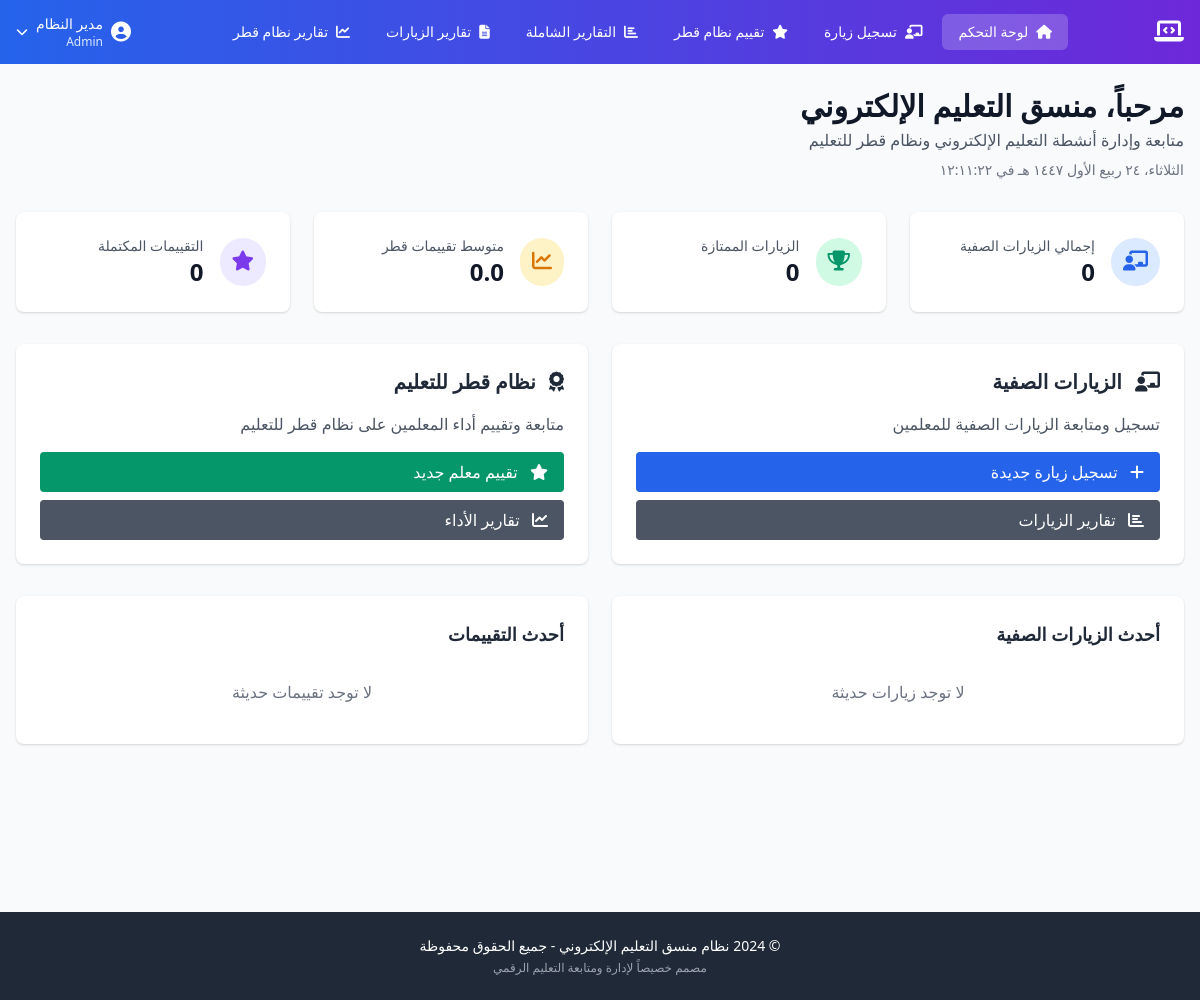
Page /elearning_coordinator_dashboard.php (signed in) on the earlier database version.
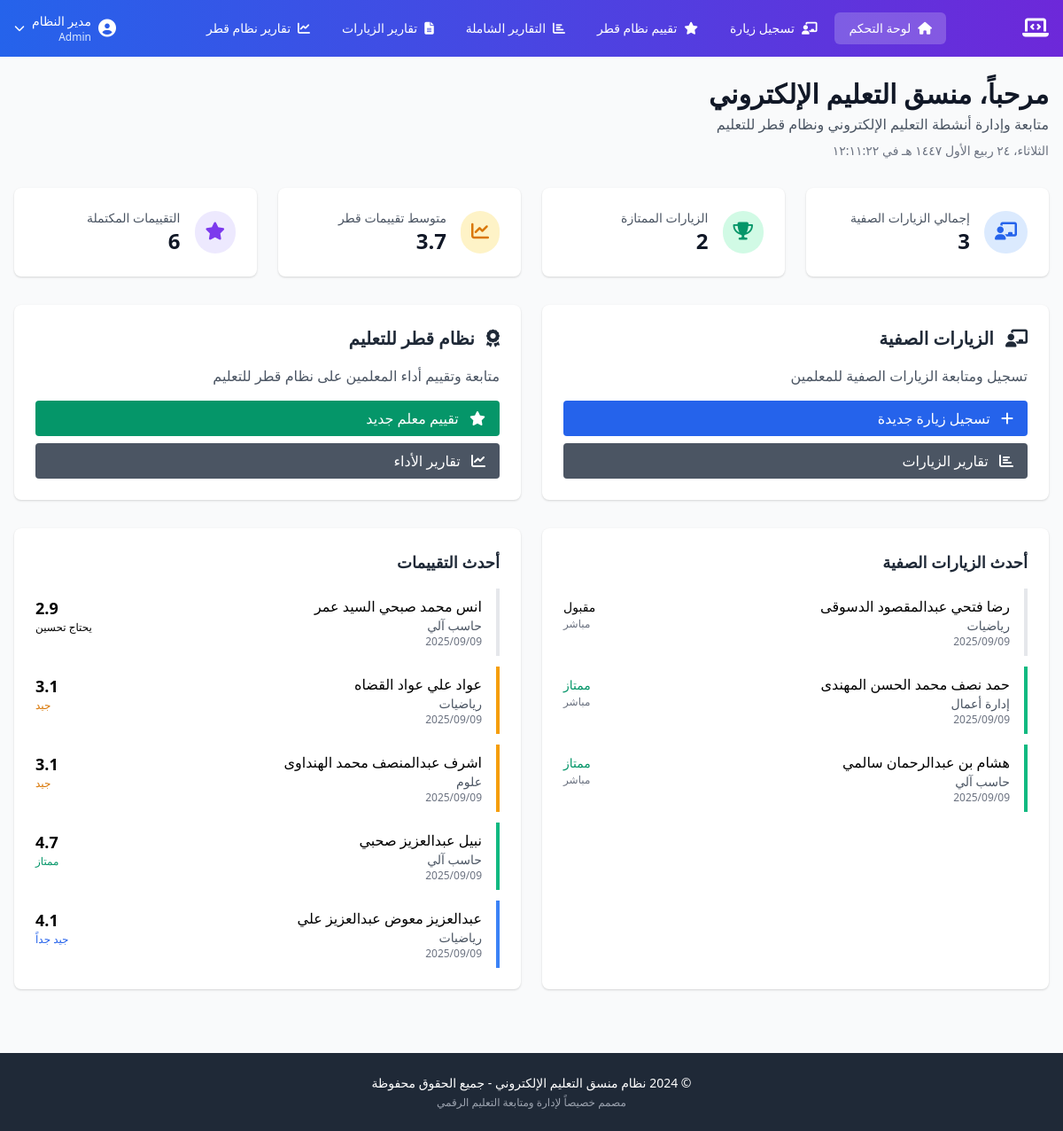
Same page on the later database version.
### tables this page shows
CREATE TABLE `elearning_attendance` (
  `id` int NOT NULL,
  `academic_year_id` int NOT NULL,
  `school_id` int NOT NULL,
  `subject_id` int NOT NULL,
  `teacher_id` int NOT NULL,
  `grade_id` int NOT NULL,
  `section_id` int NOT NULL,
  `lesson_date` date NOT NULL,
  `lesson_number` int NOT NULL,
  `num_students` int NOT NULL DEFAULT '0',
  `attendance_students` int NOT NULL DEFAULT '0',
  `attendance_type` enum('direct','remote') DEFAULT 'direct',
  `elearning_tools` json DEFAULT NULL,
  `lesson_topic` varchar(255) NOT NULL,
  `attendance_rating` enum('excellent','very_good','good','acceptable','poor') DEFAULT 'poor',
  `coordinator_id` int NOT NULL,
  `notes` text,
  `created_at` timestamp NULL DEFAULT CURRENT_TIMESTAMP,
  `updated_at` timestamp NULL DEFAULT CURRENT_TIMESTAMP ON UPDATE CURRENT_TIMESTAMP
);

CREATE TABLE `teachers` (
  `id` int NOT NULL,
  `name` varchar(255) NOT NULL,
  `personal_id` varchar(20) NOT NULL,
  `email` varchar(255) DEFAULT NULL,
  `job_title` varchar(50) NOT NULL DEFAULT '????????',
  `phone` varchar(20) DEFAULT NULL,
  `school_id` int NOT NULL,
  `created_at` timestamp NULL DEFAULT CURRENT_TIMESTAMP,
  `updated_at` timestamp NULL DEFAULT CURRENT_TIMESTAMP ON UPDATE CURRENT_TIMESTAMP,
  `user_id` int DEFAULT NULL
);

CREATE TABLE `subjects` (
  `id` int NOT NULL,
  `name` varchar(255) NOT NULL,
  `school_id` int DEFAULT NULL,
  `is_school_specific` tinyint(1) NOT NULL DEFAULT '0',
  `is_active` tinyint(1) NOT NULL DEFAULT '1',
  `created_by` int DEFAULT NULL,
  `updated_by` int DEFAULT NULL,
  `created_at` timestamp NULL DEFAULT CURRENT_TIMESTAMP,
  `updated_at` timestamp NULL DEFAULT CURRENT_TIMESTAMP ON UPDATE CURRENT_TIMESTAMP
);

CREATE TABLE `qatar_system_performance` (
  `id` int NOT NULL,
  `academic_year_id` int NOT NULL,
  `term` enum('first','second') NOT NULL,
  `teacher_id` int NOT NULL,
  `subject_id` int NOT NULL,
  `evaluation_date` date NOT NULL,
  `evaluator_id` int NOT NULL COMMENT 'منسق التعليم الإلكتروني',
  `criteria_scores` json NOT NULL COMMENT 'درجات المعايير - مصفوفة {criterion_id: score}',
  `total_score` decimal(5,2) NOT NULL,
  `performance_level` enum('excellent','very_good','good','needs_improvement','poor') NOT NULL,
  `strengths` text,
  `improvement_areas` text,
  `recommendations` text,
  `follow_up_date` date DEFAULT NULL,
  `notes` text,
  `created_at` timestamp NULL DEFAULT CURRENT_TIMESTAMP,
  `updated_at` timestamp NULL DEFAULT CURRENT_TIMESTAMP ON UPDATE CURRENT_TIMESTAMP
);

### includes/db_connection.php (called while the page is built, shortened)
<?php
$dsn = "mysql:host=" . DB_HOST . ";dbname=" . DB_NAME . ";charset=" . DB_CHARSET;
$options = [
    PDO::ATTR_ERRMODE            => PDO::ERRMODE_EXCEPTION,
    PDO::ATTR_DEFAULT_FETCH_MODE => PDO::FETCH_ASSOC,
    PDO::ATTR_EMULATE_PREPARES   => false,
];
try {
    $pdo = new PDO($dsn, DB_USER, DB_PASS, $options);
    $pdo->exec("SET NAMES utf8mb4");
    $pdo->exec("SET CHARACTER SET utf8mb4");
    $pdo->exec("SET collation_connection = utf8mb4_unicode_ci");
} catch (PDOException $e) {
    die("فشل الاتصال بقاعدة البيانات: " . $e->getMessage());
}
function query($sql, $params = []) {
    global $pdo;
    $stmt = $pdo->prepare($sql);
    $stmt->execute($params);
    return $stmt->fetchAll();
}
function query_row($sql, $params = []) {
    global $pdo;
    $stmt = $pdo->prepare($sql);
    $stmt->execute($params);
    return $stmt->fetch();
}

### includes/functions.php (called while the page is built, shortened)
<?php
function get_active_academic_year() {
    return query_row("SELECT * FROM academic_years WHERE is_active = 1 LIMIT 1");
}

### elearning_coordinator_dashboard.php (the view, shortened to what the rows shown need)
<?php
require_once 'includes/functions.php';
$current_year = get_active_academic_year();
$current_year_id = $current_year ? $current_year['id'] : 2;
$recent_evaluations = [];
if ($current_year_id) {
    $recent_evaluations = query("
        SELECT
            qsp.*,
            t.name as teacher_name,
            s.name as subject_name,
            DATE(qsp.evaluation_date) as eval_date
        FROM qatar_system_performance qsp
        JOIN teachers t ON qsp.teacher_id = t.id
        JOIN subjects s ON qsp.subject_id = s.id
        WHERE qsp.academic_year_id = ?
        ORDER BY qsp.evaluation_date DESC
        LIMIT 5
    ", [$current_year_id]);
}
$recent_visits = [];
if ($current_year_id) {
    $recent_visits = query("
        SELECT
            ea.*,
            t.name as teacher_name,
            s.name as subject_name,
            DATE(ea.lesson_date) as visit_date
        FROM elearning_attendance ea
        JOIN teachers t ON ea.teacher_id = t.id
        JOIN subjects s ON ea.subject_id = s.id
        WHERE ea.academic_year_id = ?
        ORDER BY ea.lesson_date DESC, ea.id DESC
        LIMIT 5
    ", [$current_year_id]);
}
?>
<?php include 'includes/elearning_header.php'; ?>
<div class="min-h-screen bg-gray-50 py-6">
    <div class="max-w-7xl mx-auto px-4">
        <div class="mb-8">
            <h1 class="text-3xl font-bold text-gray-900">مرحباً، منسق التعليم الإلكتروني</h1>
        </div>
        <div class="grid grid-cols-1 md:grid-cols-2 gap-6 mb-8">
            <div class="bg-white rounded-lg shadow p-6">
                <h2 class="text-xl font-bold text-gray-800 mb-4">
                    <i class="fas fa-chalkboard-teacher ml-2"></i>
                    الزيارات الصفية
                </h2>
            </div>
            <div class="bg-white rounded-lg shadow p-6">
                <h2 class="text-xl font-bold text-gray-800 mb-4">
                    <i class="fas fa-award ml-2"></i>
                    نظام قطر للتعليم
                </h2>
            </div>
        </div>
        <div class="grid grid-cols-1 lg:grid-cols-2 gap-6">
            <div class="bg-white rounded-lg shadow p-6">
                <?php if (empty($recent_visits)): ?>
                    <p class="text-gray-500 text-center py-4">لا توجد زيارات حديثة</p>
                <?php else: ?>
                    <div class="space-y-3">
                        <?php foreach ($recent_visits as $visit): ?>
                            <div class="border-r-4 <?= get_attendance_color($visit['attendance_rating']) ?> pr-4 py-2">
                                <div class="flex justify-between items-start">
                                    <div>
                                        <p class="font-medium"><?= htmlspecialchars($visit['teacher_name']) ?></p>
                                        <p class="text-sm text-gray-600"><?= htmlspecialchars($visit['subject_name']) ?></p>
                                        <p class="text-xs text-gray-500"><?= date('Y/m/d', strtotime($visit['visit_date'])) ?></p>
                                    </div>
                                    <div class="text-left">
                                        <span class="text-sm font-medium <?= get_attendance_text_color($visit['attendance_rating']) ?>">
                                            <?= get_attendance_rating_text($visit['attendance_rating']) ?>
                                        </span>
                                        <p class="text-xs text-gray-500">
                                            <?= $visit['attendance_type'] == 'direct' ? 'مباشر' : 'عن بُعد' ?>
                                        </p>
                                    </div>
                                </div>
                            </div>
                        <?php endforeach; ?>
                    </div>
                <?php endif; ?>
            </div>
            <div class="bg-white rounded-lg shadow p-6">
                <?php if (empty($recent_evaluations)): ?>
                    <p class="text-gray-500 text-center py-4">لا توجد تقييمات حديثة</p>
                <?php else: ?>
                    <div class="space-y-3">
                        <?php foreach ($recent_evaluations as $eval): ?>
                            <div class="border-r-4 <?= get_performance_color($eval['performance_level']) ?> pr-4 py-2">
                                <div class="flex justify-between items-start">
                                    <div>
                                        <p class="font-medium"><?= htmlspecialchars($eval['teacher_name']) ?></p>
                                        <p class="text-sm text-gray-600"><?= htmlspecialchars($eval['subject_name']) ?></p>
                                        <p class="text-xs text-gray-500"><?= date('Y/m/d', strtotime($eval['eval_date'])) ?></p>
                                    </div>
                                    <div class="text-left">
                                        <span class="text-lg font-bold"><?= number_format($eval['total_score'], 1) ?></span>
                                        <p class="text-xs <?= get_performance_text_color($eval['performance_level']) ?>">
                                            <?= get_performance_text($eval['performance_level']) ?>
                                        </p>
                                    </div>
                                </div>
                            </div>
                        <?php endforeach; ?>
                    </div>
                <?php endif; ?>
            </div>
        </div>
    </div>
</body>
</html>
<?php
function get_performance_color($level) {
    switch ($level) {
        case 'excellent': return 'border-green-500';
        case 'very_good': return 'border-blue-500';
        case 'good': return 'border-yellow-500';
        case 'needs_improvement': return 'border-orange-500';
    }
}
function get_performance_text_color($level) {
    switch ($level) {
        case 'excellent': return 'text-green-600';
        case 'very_good': return 'text-blue-600';
        case 'good': return 'text-yellow-600';
        case 'needs_improvement': return 'text-orange-600';
    }
}
function get_performance_text($level) {
    switch ($level) {
        case 'excellent': return 'ممتاز';
        case 'very_good': return 'جيد جداً';
        case 'good': return 'جيد';
        case 'needs_improvement': return 'يحتاج تحسين';
    }
}
function get_attendance_color($rating) {
    switch ($rating) {
        case 'excellent': return 'border-green-500';
        case 'acceptable': return 'border-orange-500';
    }
}
function get_attendance_text_color($rating) {
    switch ($rating) {
        case 'excellent': return 'text-green-600';
        case 'acceptable': return 'text-orange-600';
    }
}
function get_attendance_rating_text($rating) {
    switch ($rating) {
        case 'excellent': return 'ممتاز';
        case 'acceptable': return 'مقبول';
    }
}
?>
<?php include 'includes/elearning_footer.php'; ?>

Differences in the rows shown:
added elearning_attendance: teacher.name "رضا فتحي عبدالمقصود الدسوقى", subject.name "رياضيات", visit_date "2025/09/09", attendance_rating "مقبول", attendance_type "مباشر"
added elearning_attendance: teacher.name "حمد نصف محمد الحسن المهندى", subject.name "إدارة أعمال", visit_date "2025/09/09", attendance_rating "ممتاز", attendance_type "مباشر"
added elearning_attendance: teacher.name "هشام بن عبدالرحمان سالمي", subject.name "حاسب آلي", visit_date "2025/09/09", attendance_rating "ممتاز", attendance_type "مباشر"
added qatar_system_performance: teacher.name "انس محمد صبحي السيد عمر", subject.name "حاسب آلي", eval_date "2025/09/09", total_score "2.9", performance_level "يحتاج تحسين"
added qatar_system_performance: teacher.name "عواد علي عواد القضاه", subject.name "رياضيات", eval_date "2025/09/09", total_score "3.1", performance_level "جيد"
added qatar_system_performance: teacher.name "اشرف عبدالمنصف محمد الهنداوى", subject.name "علوم", eval_date "2025/09/09", total_score "3.1", performance_level "جيد"
added qatar_system_performance: teacher.name "نبيل عبدالعزيز صحبي", subject.name "حاسب آلي", eval_date "2025/09/09", total_score "4.7", performance_level "ممتاز"
added qatar_system_performance: teacher.name "عبدالعزيز معوض عبدالعزيز علي", subject.name "رياضيات", eval_date "2025/09/09", total_score "4.1", performance_level "جيد جداً"
Other differences:
$attendance_stats['total_sessions']: "0" → "3"
$attendance_stats['excellent_sessions']: "0" → "2"
$qatar_stats['avg_score']: "0.0" → "3.7"
$qatar_stats['total_evaluations']: "0" → "6"
text no longer shown: "لا توجد زيارات حديثة لا توجد تقييمات حديثة"
